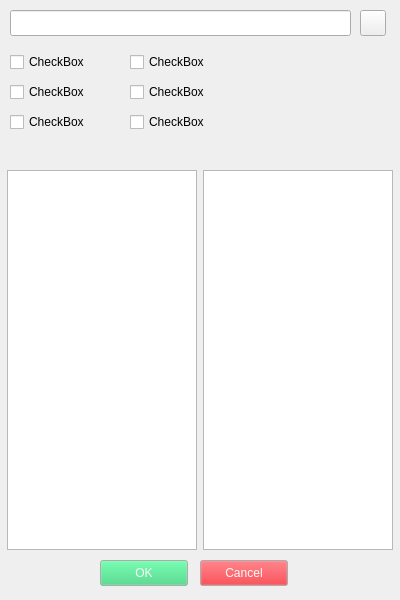
<?xml version="1.0" encoding="UTF-8"?>
<ui version="4.0">
 <class>ChatParamsWindow</class>
 <widget class="QWidget" name="ChatParamsWindow">
  <property name="geometry">
   <rect>
    <x>0</x>
    <y>0</y>
    <width>400</width>
    <height>600</height>
   </rect>
  </property>
  <property name="minimumSize">
   <size>
    <width>400</width>
    <height>600</height>
   </size>
  </property>
  <property name="maximumSize">
   <size>
    <width>400</width>
    <height>600</height>
   </size>
  </property>
  <property name="windowTitle">
   <string>Form</string>
  </property>
  <property name="autoFillBackground">
   <bool>true</bool>
  </property>
  <widget class="QListView" name="contacts_list">
   <property name="geometry">
    <rect>
     <x>7</x>
     <y>170</y>
     <width>190</width>
     <height>380</height>
    </rect>
   </property>
  </widget>
  <widget class="QListView" name="members_list">
   <property name="geometry">
    <rect>
     <x>203</x>
     <y>170</y>
     <width>190</width>
     <height>380</height>
    </rect>
   </property>
  </widget>
  <widget class="QLineEdit" name="chat_name_edit">
   <property name="geometry">
    <rect>
     <x>10</x>
     <y>10</y>
     <width>341</width>
     <height>26</height>
    </rect>
   </property>
  </widget>
  <widget class="QPushButton" name="confirm_chat_name_button">
   <property name="geometry">
    <rect>
     <x>360</x>
     <y>10</y>
     <width>26</width>
     <height>26</height>
    </rect>
   </property>
   <property name="text">
    <string/>
   </property>
  </widget>
  <widget class="QCheckBox" name="checkBox">
   <property name="geometry">
    <rect>
     <x>10</x>
     <y>50</y>
     <width>92</width>
     <height>24</height>
    </rect>
   </property>
   <property name="text">
    <string>CheckBox</string>
   </property>
  </widget>
  <widget class="QCheckBox" name="checkBox_2">
   <property name="geometry">
    <rect>
     <x>10</x>
     <y>80</y>
     <width>92</width>
     <height>24</height>
    </rect>
   </property>
   <property name="text">
    <string>CheckBox</string>
   </property>
  </widget>
  <widget class="QCheckBox" name="checkBox_3">
   <property name="geometry">
    <rect>
     <x>10</x>
     <y>110</y>
     <width>92</width>
     <height>24</height>
    </rect>
   </property>
   <property name="text">
    <string>CheckBox</string>
   </property>
  </widget>
  <widget class="QCheckBox" name="checkBox_4">
   <property name="geometry">
    <rect>
     <x>130</x>
     <y>50</y>
     <width>92</width>
     <height>24</height>
    </rect>
   </property>
   <property name="text">
    <string>CheckBox</string>
   </property>
  </widget>
  <widget class="QCheckBox" name="checkBox_5">
   <property name="geometry">
    <rect>
     <x>130</x>
     <y>80</y>
     <width>92</width>
     <height>24</height>
    </rect>
   </property>
   <property name="text">
    <string>CheckBox</string>
   </property>
  </widget>
  <widget class="QCheckBox" name="checkBox_6">
   <property name="geometry">
    <rect>
     <x>130</x>
     <y>110</y>
     <width>92</width>
     <height>24</height>
    </rect>
   </property>
   <property name="text">
    <string>CheckBox</string>
   </property>
  </widget>
  <widget class="QPushButton" name="OK_button">
   <property name="geometry">
    <rect>
     <x>100</x>
     <y>560</y>
     <width>88</width>
     <height>26</height>
    </rect>
   </property>
   <property name="palette">
    <palette>
     <active>
      <colorrole role="Button">
       <brush brushstyle="SolidPattern">
        <color alpha="255">
         <red>51</red>
         <green>209</green>
         <blue>122</blue>
        </color>
       </brush>
      </colorrole>
      <colorrole role="ButtonText">
       <brush brushstyle="SolidPattern">
        <color alpha="255">
         <red>250</red>
         <green>249</green>
         <blue>248</blue>
        </color>
       </brush>
      </colorrole>
     </active>
     <inactive>
      <colorrole role="Button">
       <brush brushstyle="SolidPattern">
        <color alpha="255">
         <red>51</red>
         <green>209</green>
         <blue>122</blue>
        </color>
       </brush>
      </colorrole>
      <colorrole role="ButtonText">
       <brush brushstyle="SolidPattern">
        <color alpha="255">
         <red>250</red>
         <green>249</green>
         <blue>248</blue>
        </color>
       </brush>
      </colorrole>
     </inactive>
     <disabled>
      <colorrole role="Button">
       <brush brushstyle="SolidPattern">
        <color alpha="255">
         <red>51</red>
         <green>209</green>
         <blue>122</blue>
        </color>
       </brush>
      </colorrole>
     </disabled>
    </palette>
   </property>
   <property name="text">
    <string>OK</string>
   </property>
  </widget>
  <widget class="QPushButton" name="CANCEL_button">
   <property name="geometry">
    <rect>
     <x>200</x>
     <y>560</y>
     <width>88</width>
     <height>26</height>
    </rect>
   </property>
   <property name="palette">
    <palette>
     <active>
      <colorrole role="Button">
       <brush brushstyle="SolidPattern">
        <color alpha="255">
         <red>224</red>
         <green>27</green>
         <blue>36</blue>
        </color>
       </brush>
      </colorrole>
      <colorrole role="ButtonText">
       <brush brushstyle="SolidPattern">
        <color alpha="255">
         <red>250</red>
         <green>249</green>
         <blue>248</blue>
        </color>
       </brush>
      </colorrole>
     </active>
     <inactive>
      <colorrole role="Button">
       <brush brushstyle="SolidPattern">
        <color alpha="255">
         <red>224</red>
         <green>27</green>
         <blue>36</blue>
        </color>
       </brush>
      </colorrole>
      <colorrole role="ButtonText">
       <brush brushstyle="SolidPattern">
        <color alpha="255">
         <red>250</red>
         <green>249</green>
         <blue>248</blue>
        </color>
       </brush>
      </colorrole>
     </inactive>
     <disabled>
      <colorrole role="Button">
       <brush brushstyle="SolidPattern">
        <color alpha="255">
         <red>224</red>
         <green>27</green>
         <blue>36</blue>
        </color>
       </brush>
      </colorrole>
     </disabled>
    </palette>
   </property>
   <property name="text">
    <string>Cancel</string>
   </property>
  </widget>
 </widget>
 <resources/>
 <connections/>
</ui>
